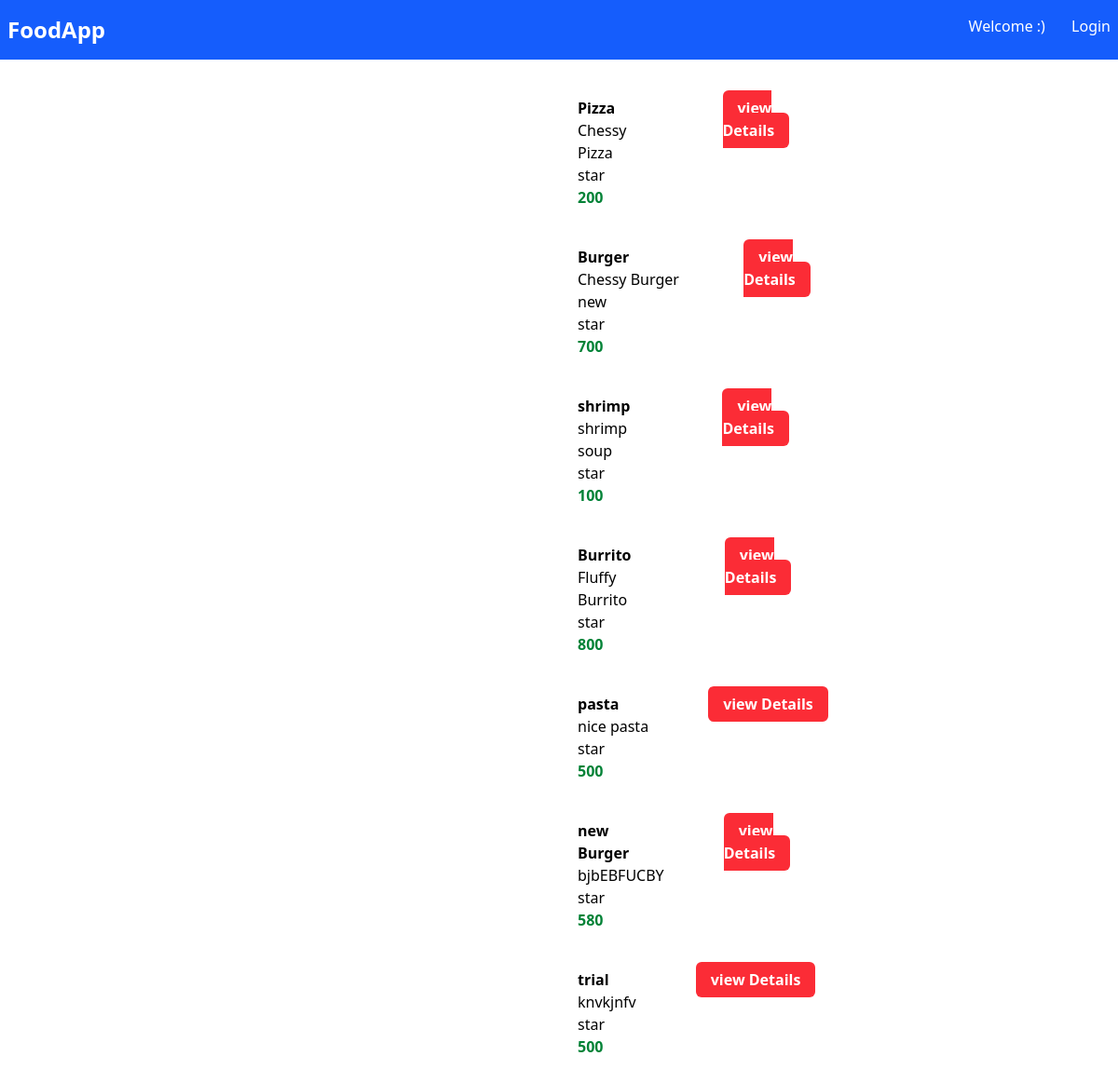
/myapp/, run on an earlier commit of the app's database.
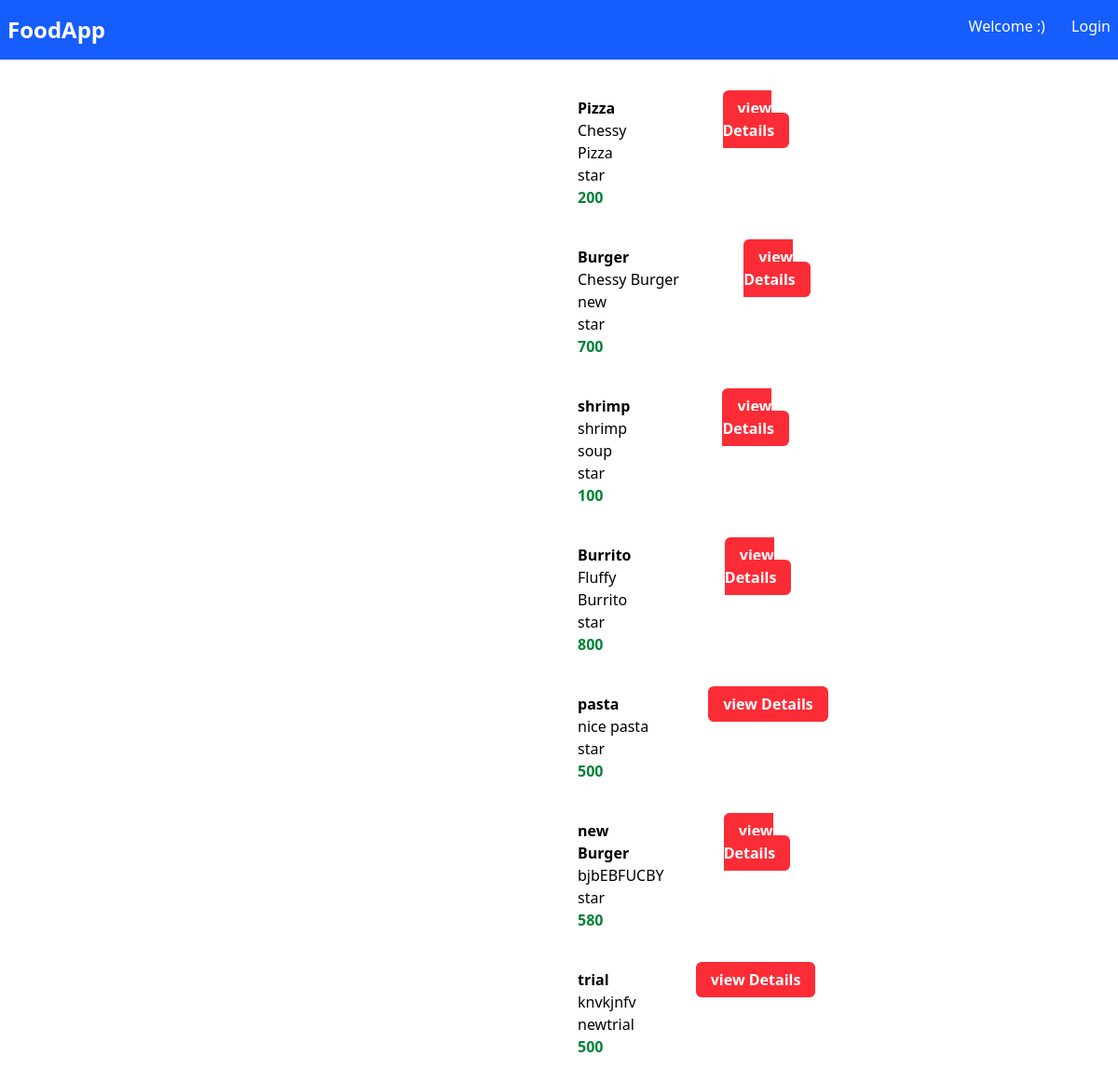
And on a later commit of the database.
### myapp/models.py (models this page shows, shortened)
class Item(models.Model):
    user_name = models.ForeignKey(User,on_delete=models.CASCADE,default=1)
    item_name = models.CharField(max_length=200)
    item_desc = models.CharField()
    item_price = models.IntegerField()
    item_image = models.CharField(max_length=500,default='https://p.kindpng.com/picc/s/79-798754_hoteles-y-centros-vacacionales-dish-placeholder-hd-png.png')

### myapp/views.py (the view)
# urls.py: path('',views.IndexClassView.as_view(),name='index'),
class IndexClassView(ListView):
    model= Item
    template_name = "myapp/index.html"
    context_object_name = 'item_list'

### myapp/templates/myapp/index.html (shortened to what this page needs)
{% extends 'myapp/base.html' %}
{% block body %}
    <div>
        {% for item in item_list %}
        <div class="m-10 flex w-1/2 mx-auto">
            <div>
            </div>
            <div class="mx-16">
                <div class="font-bold">{{ item.item_name }}</div>
                <div>{{ item.item_desc }}</div>
                <div>{{item.user_name}}</div>
                <div class="text-green-700 font-bold">{{ item.item_price }}</div>
            </div>
            <div>
                <a class="bg-red-500 text-white font-bold px-4 py-2 rounded-md" href="{% url 'myapp:detail' item.id %}">view Details</a>
            </div>
        </div>
    </div>
    {% endfor %}
{% endblock %}

### myapp/templates/myapp/base.html (shortened to what this page needs)
{% load static %}
<!DOCTYPE html>
<html lang="en">
<head>
     <script src="https://cdn.jsdelivr.net/npm/@tailwindcss/browser@4"></script>
</head>
<body>
    <nav class="bg-blue-600 text-white">
        <div class="flex justify-between px-2 py-4">
            <a href="" class="font-bold text-2xl">FoodApp</a>
            <div class="space-x-6">
                <a href="{% url 'profile' %}">Welcome {{user.username}} :)</a>
                {% if user.is_authenticated %}
                    <a href="{% url 'logout' %}">Logout</a>
                {% else %}
                    <a href="{%url 'login' %}">Login</a>
                {% endif %}
            </div>
        </div>
    </nav>
    {% block body %}
    {% endblock %}
</body>
</html>

What changed in the data, as far as the page shows it:
changed Item "trial": user_name "star" → "newtrial"
